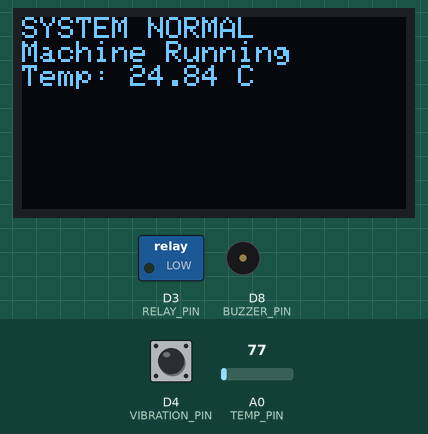
The sketch below on a simulated ESP8266 (NodeMCU). Shown: 128×64 one-colour display, switched loads named in the sketch (green lamp = pin HIGH), buzzer (waves = sounding, pin HIGH). The inputs (shaded band) are chosen by the test bench; at power-on: A0 (TEMP_PIN) = 77, D4 (VIBRATION_PIN) HIGH. What the sketch prints to the serial monitor is not drawn.

Above: at 3.2 s.
3.3 s: A0 (TEMP_PIN) set to 111
At 5.3 s:
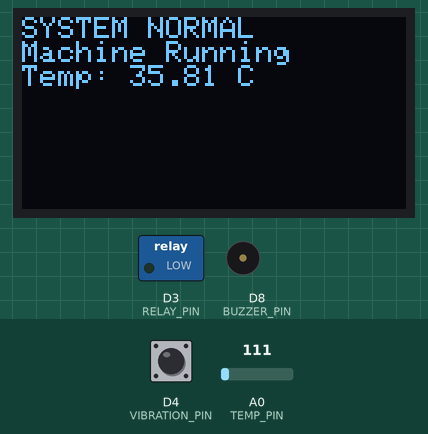
5.6 s: A0 (TEMP_PIN) set to 138
At 7.3 s:
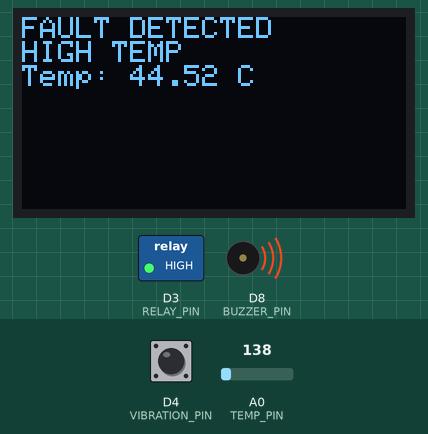
7.6 s: A0 (TEMP_PIN) set to 130
At 8.5 s:
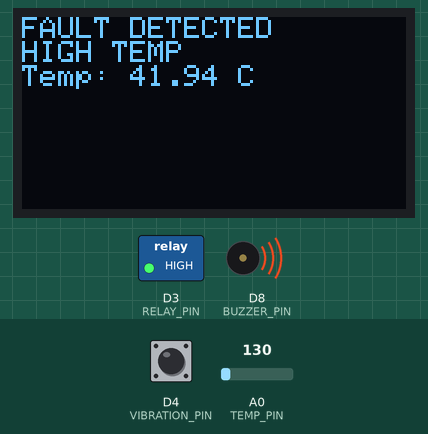
Timing chart, 0 to 10.6 s (numbered marks = the images above; inputs shaded):
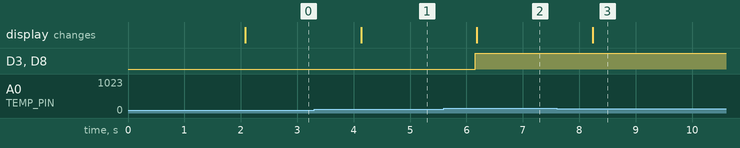

Measured:
- the behaviour switches between 124 and 125 on A0 (TEMP_PIN) (found by bisection; images 1 and 2)
- after the input at 3.3 s, the display: changes after 0.83 s (image 1)
- after the input at 5.6 s, D3 (RELAY_PIN), D8 (BUZZER_PIN): LOW → HIGH after 0.56 s; the display: changes after 0.59 s (image 2)
- after the input at 7.6 s, the display: changes after 0.64 s (image 3)

The sketch:

sketch_oct4b.ino
```cpp
#include <Wire.h>
#include <Adafruit_GFX.h>
#include <Adafruit_SSD1306.h>

// OLED setup
#define SCREEN_WIDTH 128
#define SCREEN_HEIGHT 64
Adafruit_SSD1306 display(SCREEN_WIDTH, SCREEN_HEIGHT, &Wire, -1);

// Pins
#define TEMP_PIN A0
#define VIBRATION_PIN D4
#define RELAY_PIN D3
#define BUZZER_PIN D8

int tempValue = 0;
float temperature = 0;
int vibrationState = 0;

float tempThreshold = 40.0;  // Adjust if needed

void setup() {
  Serial.begin(115200);

  pinMode(VIBRATION_PIN, INPUT_PULLUP);  // Stable input
  pinMode(RELAY_PIN, OUTPUT);
  pinMode(BUZZER_PIN, OUTPUT);

  digitalWrite(RELAY_PIN, LOW);   // Relay ON (Active LOW)
  digitalWrite(BUZZER_PIN, LOW);

  // OLED init
  if (!display.begin(SSD1306_SWITCHCAPVCC, 0x3C)) {
    Serial.println("OLED not found");
    while (true);
  }

  display.clearDisplay();
  display.setTextSize(1);
  display.setTextColor(WHITE);

  display.setCursor(0, 0);
  display.println("Industrial System");
  display.println("Starting...");
  display.display();
  delay(2000);
}

void loop() {

  // 🔹 Read LM35
  tempValue = analogRead(TEMP_PIN);
  float voltage = tempValue * (3.3 / 1023.0);
  temperature = voltage * 100.0;

  // 🔹 Read vibration
  vibrationState = digitalRead(VIBRATION_PIN);

  Serial.print("Temp: ");
  Serial.print(temperature);
  Serial.print(" C | Vib: ");
  Serial.println(vibrationState);

  display.clearDisplay();
  display.setCursor(0, 0);

  // 🔥 Fault Logic
  if (temperature > tempThreshold || vibrationState == LOW) {

    digitalWrite(RELAY_PIN, HIGH);   // OFF
    digitalWrite(BUZZER_PIN, HIGH);

    display.println("FAULT DETECTED");

    if (temperature > tempThreshold) {
      display.println("HIGH TEMP");
    } else {
      display.println("VIBRATION");
    }

    display.print("Temp: ");
    display.print(temperature);
    display.println(" C");
  }

  else {
    digitalWrite(RELAY_PIN, LOW);   // ON
    digitalWrite(BUZZER_PIN, LOW);

    display.println("SYSTEM NORMAL");
    display.println("Machine Running");

    display.print("Temp: ");
    display.print(temperature);
    display.println(" C");
  }

  display.display();
  delay(1000);
}
```
